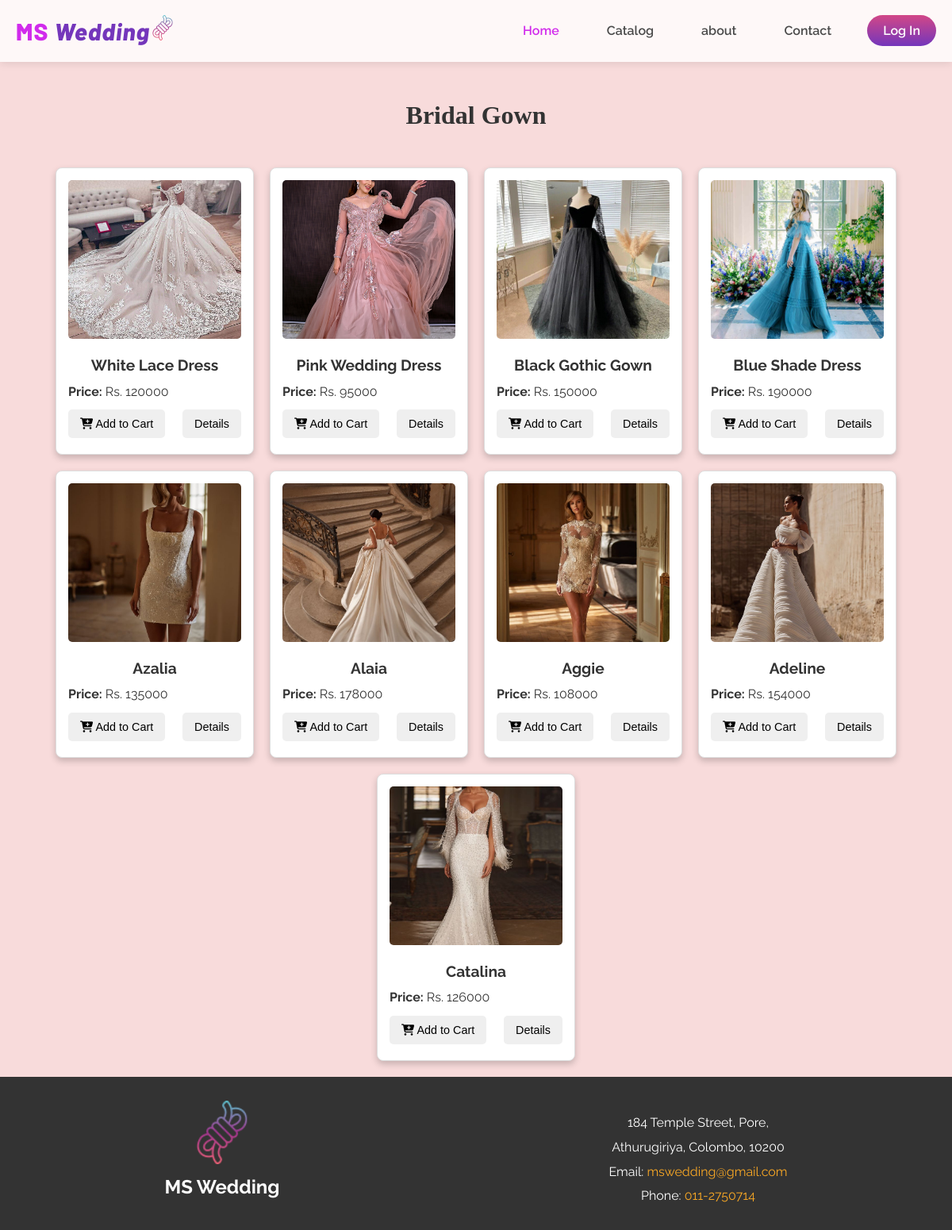
Screenshot of /bridalGown.php with the database file from the repository.
### tables this page shows
CREATE TABLE `product` (
  `product_id` int(11) NOT NULL,
  `product_name` varchar(50) NOT NULL,
  `product_img` varchar(50) NOT NULL,
  `product_price` varchar(20) NOT NULL,
  `product_descp` text NOT NULL,
  `category_id` int(11) NOT NULL
);

### bridalGown.php (the view, shortened to what this page needs)
<?php
include("connectdb.php");
?>
<!DOCTYPE html>
<html lang="en">
  <head>
    <link rel="stylesheet" href="assets/css/style.css" />
    <link
      rel="stylesheet"
      href="https://cdnjs.cloudflare.com/ajax/libs/font-awesome/6.6.0/css/all.min.css"
    />
  </head>
  <body>
    <header class="menu-bar">
      <div class="menu-container">
        <h1 class="logo2">
          MS
          <span>Wedding<img src="assets/images/icons/logo1.png" alt="" /></span>
        </h1>
        <nav>
          <ul>
            <li>
              <a href="index.php" class="active">Home</a>
            </li>
            <li class="dropdown">
              <a href="">Catalog</a>
            </li>
            <li>
              <a href="">about</a>
            </li>
            <li>
              <a href="contact.php">Contact</a>
            </li>
            <li>
              <div class="log_btn">
                <a href="login.php" class="btn_log">Log In</a>
              </div>
            </li>
          </ul>
        </nav>
      </div>
    </header>
    <main>
      <section id="products" class="product_category">
        <h2 id="product_head">Bridal Gown</h2>
        <div class="product-container">
        <?php
          $sql = "SELECT * FROM product WHERE category_id = 1";
          $result = $conn->query($sql);
          if ($result->num_rows > 0) {
              echo "<div class='productContainer'>";
              while($row = $result->fetch_assoc()) {
                  echo "<div class='productCard'>";
                  $imagePath = "admin/" . $row["product_img"];
                  echo "<img src='" . $imagePath . "' alt='' class='card-img'/>";
                  echo "<div class='card-content'>";
                  echo "<h2>" . $row["product_name"] . "</h2>";
                  echo "<p><strong>Price:</strong> Rs. " . $row["product_price"] . "</p>";
                  echo "<div class='card-buttons'>";
                  echo "<button onclick=\"addToCart()\"><i class='fa-solid fa-cart-plus'></i> Add to Cart</button>";
                  echo "<button onclick=\"showDetails('" . htmlspecialchars($imagePath) . "', '" . htmlspecialchars($row['product_name']) . "', '" . htmlspecialchars($row['product_price']) . "', '" . htmlspecialchars($row['product_descp']) . "')\">Details</button>";
                  echo "</div>";
                  echo "</div>";
                  echo "</div>";
              }
              echo "</div>";
          } else {
              echo "<p>No Product found.</p>";
          }
        ?>
        </div>
      </section>
    <footer>
      <div class="footer-container">
        <div class="logo-section">
          <img
            src="assets/images/icons/logo3.png"
            alt="mswedding Logo"
            class="logo"
          />
          <h2>MS Wedding</h2>
        </div>
        <div class="contact-info">
          <p>184 Temple Street, Pore,</p>
          <p>Athurugiriya, Colombo, 10200</p>
          <p>
            Email: <a href="mailto:mswedding@gmail.com">mswedding@gmail.com</a>
          </p>
          <p>Phone: <a href="tel:011-2750714">011-2750714</a></p>
        </div>
      </div>
    </footer>
  </body>
</html>

### assets/css/style.css (style rules this page uses)
:root { --primary-color: #f5e1d5; --secondary-color: #7436bb; --text-color: #4a4a4a; --background-color: rgba(255, 255, 255, 0.8); --hover-color: #e6c9b5; --accent-color: #d12bec; --transition-speed: 0.3s; --transition-function: cubic-bezier(0.25, 0.1, 0.25, 1); }
* { margin: 0; padding: 0; box-sizing: border-box; }
body { font-family: "Raleway", sans-serif; line-height: 1.6; background-color: #f8f7df; color: #333; }
.menu-bar { background: var(--background-color); backdrop-filter: blur(10px); padding: 15px 0; position: fixed; top: 0; left: 0; right: 0; z-index: 1000; box-shadow: 0 2px 10px rgba(0, 0, 0, 0.1); transition: all var(--transition-speed) var(--transition-function); }
.menu-container { display: flex; justify-content: space-between; align-items: center; max-width: 1200px; margin: 0 auto; padding: 0 20px; }
.logo2 { font-family: "Barlow", sans-serif; font-size: 30px; font-weight: 800; color: var(--accent-color); text-transform: none; letter-spacing: 1px; transition: all var(--transition-speed) var(--transition-function); }
.logo2 span { color: var(--secondary-color); font-style: italic; }
.menu-bar ul { display: flex; list-style: none; }
.menu-bar ul li { margin-left: 30px; }
.menu-bar ul li a { text-decoration: none; color: var(--text-color); font-size: 16px; font-weight: 600; padding: 10px 15px; border-radius: 25px; transition: all var(--transition-speed) var(--transition-function); position: relative; overflow: hidden; }
.menu-bar ul li a::before { content: ""; position: absolute; bottom: 0; left: 0; width: 100%; height: 2px; background: var(--accent-color); transform: scaleX(0); transform-origin: right; transition: transform var(--transition-speed) var(--transition-function); }
.menu-bar ul li a.active { color: #d12bec; }
.dropdown { position: relative; display: inline-block; }
.log_btn .btn_log { color: #fff; padding: 10px 20px; background: linear-gradient(0deg, #7436bb 0.5%, #d24787 100%); border-radius: 50px; }
footer { background-color: #333; color: white; padding: 30px 0 15px 0; text-align: center; }
.footer-container { display: flex; justify-content: space-around; flex-wrap: wrap; align-items: center; max-width: 1200px; margin: 0 auto; }
.logo-section { display: flex; align-items: center; flex-direction: column; margin-bottom: 20px; }
.logo { width: 80px; height: auto; margin-bottom: 10px; }
.contact-info p { margin: 5px 0; }
.contact-info a { color: #f9a825; text-decoration: none; }
.product_category { padding: 20px; background-color: #f8dbdb; }
.product_category #product_head { text-align: center; font-size: 2em; margin-top: 100px; margin-bottom: 40px; color: #333; font-family: "Lucida Calligraphy"; }
.productContainer { display: flex; flex-wrap: wrap; gap: 20px; justify-content: center; }
.productCard { background-color: #fff; border: 1px solid #ddd; border-radius: 8px; width: 250px; padding: 15px; box-shadow: 0 4px 8px rgba(0, 0, 0, 0.2); }
.card-img { width: 100%; height: 200px; object-fit: cover; border-radius: 5px; margin-bottom: 10px; }
.card-content h2 { font-size: 1.2em; text-align: center; color: #333; }
.card-content p { font-size: 1em; margin: 5px 0; }
.card-buttons { display: flex; justify-content: space-between; align-items: center; }
.card-content button { padding: 10px 15px; margin: 5px 0; font-size: 0.9em; border: none; cursor: pointer; border-radius: 5px; transition: background-color 0.3s ease; }

### rows the page displays
product: product_img (picture), product_name "White Lace Dress", product_price "120000"
product: product_img (picture), product_name "Pink Wedding Dress", product_price "95000"
product: product_img (picture), product_name "Black Gothic Gown", product_price "150000"
product: product_img (picture), product_name "Blue Shade Dress", product_price "190000"
product: product_img (picture), product_name "Azalia", product_price "135000"
product: product_img (picture), product_name "Alaia", product_price "178000"
product: product_img (picture), product_name "Aggie", product_price "108000"
product: product_img (picture), product_name "Adeline", product_price "154000"
product: product_img (picture), product_name "Catalina", product_price "126000"
